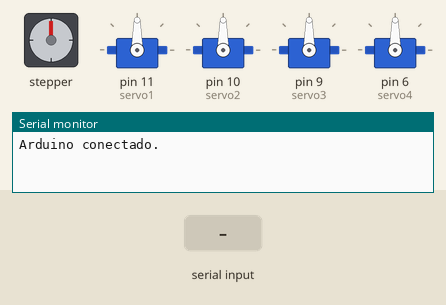
The sketch below on a simulated Arduino Uno, built with avr-gcc and run on an emulated ATmega328P. Shown: stepper motor, 4 × servo, the last lines printed to the serial monitor. Wiring (inferred from the names in the program): stepper motor driver (200 steps per turn assumed): step pin 3; direction pin 2. The test bench sets the inputs (shaded band).

Above: at 1.2 s.
1.3 s: "<90,45,200>" received over Serial
At 2.0 s:
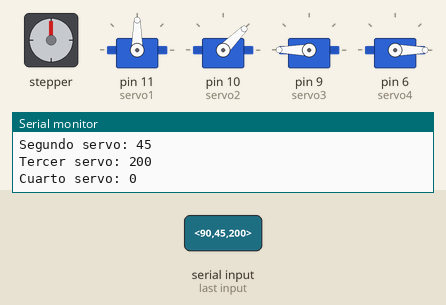
2.8 s: "<30,150,10>" received over Serial
At 3.1 s:
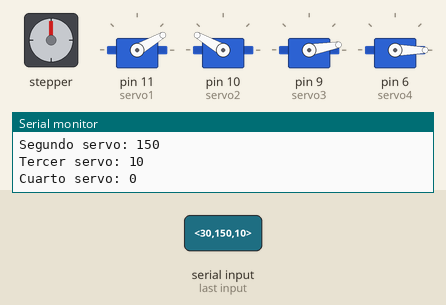
4.3 s: "<90,45>" received over Serial
At 5.5 s:
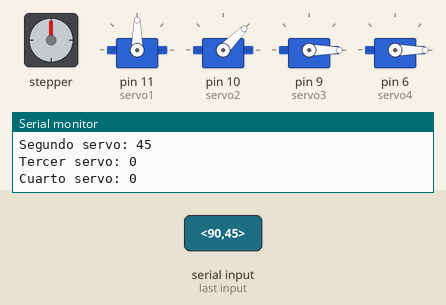
5.8 s: "<30,150,10,200>" received over Serial
At 6.7 s:
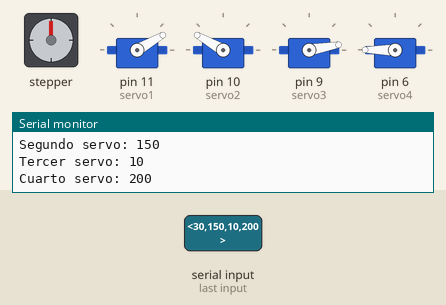
7.3 s: "<0>" received over Serial
At 7.8 s:
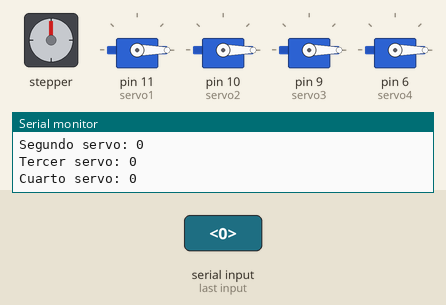
8.8 s: "<200>" received over Serial
At 10.1 s:
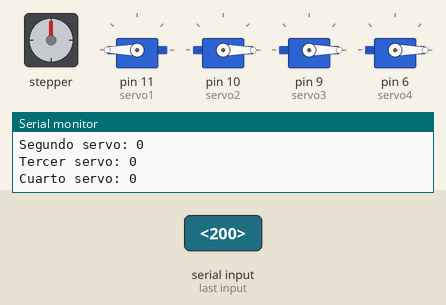
Timing chart, 0 to 11.3 s (numbered marks = the images above; inputs shaded):
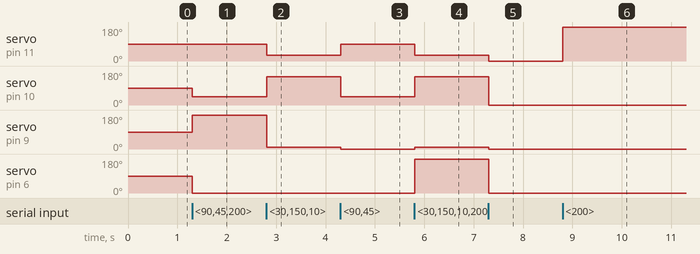

The sketch:

Motores.ino
```cpp
// Movimiento de los servos.

#include <Servo.h>
//#include <Stepper.h>

const byte longitud = 64;
char recibido [longitud];
char tempChars [longitud];

char inData;
char indice = 0;
static boolean recibiendo = false;
char inicio = '<';
char fin = '>';

int primerServo;  int primer_servo;
int segundoServo; int segundo_servo;
int tercerServo;  int tercer_servo;
int cuartoServo;  int cuarto_servo;
int negativo;
int previo = 0;
int moverse;
int pasos = 0;

#define dirPin 2
#define stepPin 3
#define boton 4

boolean datosNuevos = false;

Servo servo1;
Servo servo2;
Servo servo3;
Servo servo4;
//Stepper myStepper(pasos,2,3);

void setup() {
  // put your setup code here, to run once:
  pinMode(dirPin,OUTPUT);
  pinMode(stepPin,OUTPUT);
  pinMode(4, INPUT_PULLUP);
  //pinMode(4,OUTPUT);
  //pinMode(5,OUTPUT);
  servo1.attach(11, 1000, 2000);
  servo2.attach(10, 1000, 2000);
  servo3.attach(9, 1000, 2000);
  servo4.attach(6, 1000, 2000);
  //myStepper.setSpeed(60);
  Serial.begin(115200);
  Serial.println("Arduino conectado.");

}

void loop() {
  // put your main code here, to run repeatedly:
  recibirConMarcador();
  if (datosNuevos == true){
    strcpy(tempChars, recibido);
    separarDatos();
    datosNuevos = false;
    servoWrite();
    stepperWrite();
    showParsedData();
  }
  //Serial.println("Probando");
  Serial.flush();
  delay(10);
}

// ------------------ Recibir los datos y guardalos -----------------------

void recibirConMarcador(){

  while(Serial.available() > 0 && datosNuevos == false){
    inData = Serial.read();
    if (recibiendo == true){
      if (inData != fin){
        recibido[indice] = inData;
        indice++;
        if (indice > longitud){
          indice = longitud - 1;
        }
      }
       else{
        recibido[indice] = '\0';
        indice = 0;
        recibiendo = false;
        datosNuevos = true;
      }
    }
    else if (inData == inicio){
      recibiendo = true;
    }
  }
}

// ------------------------ Separar los datos en el arduino -------------------

void separarDatos(){
  char * token;

  token = strtok(recibido, ",");
  primerServo = atoi(token);

  token = strtok(NULL, ",");
  segundoServo = atoi(token);

  token = strtok(NULL, ",");
  tercerServo = atoi(token);

  token = strtok(NULL, ",");
  cuartoServo = atoi(token);

  token = strtok(NULL, ",");
  pasos = atoi(token);

  token = strtok(NULL, ",");
  negativo = atoi(token);
}

// ------------------ Mostrar datos en el monitor -------------------

void showParsedData() {
  Serial.print("Primer servo:  ");
  Serial.println(primerServo);
  Serial.print("Segundo servo: ");
  Serial.println(segundoServo);
  Serial.print("Tercer servo: ");
  Serial.println(tercerServo);
  Serial.print("Cuarto servo: ");
  Serial.println(cuartoServo);
}

// --------------------------- Escribir al stepper ------------------------------
// El step angle del NEMA 14 es de 1.8° (360°/200 pasos/rev)
void stepperWrite(){
  /*if (boton == LOW){
    pasos = 50;
    digitalWrite(DIR,HIGH);
    for (int i = 0; i < pasos ; i++){
      digitalWrite(STEP, HIGH);
      delayMicroseconds(1000);
      digitalWrite(STEP, LOW);
      delayMicroseconds(1000);
    }
    delay(10);
  }*/
  if (negativo == 0){
    if (pasos > previo){
      moverse = pasos - previo;
      digitalWrite(dirPin, HIGH);
      for (int i = 0; i < moverse ; i++){
        digitalWrite(stepPin, HIGH);
        delayMicroseconds(100);
        digitalWrite(stepPin,LOW);
        delayMicroseconds(100);
      }
    }
    else if (pasos < previo){
      moverse = previo - pasos;
      digitalWrite(dirPin,LOW);
      for (int i = 0; i < pasos ; i++){
        digitalWrite(stepPin,HIGH);
        delayMicroseconds(100);
        digitalWrite(stepPin,LOW);
        delayMicroseconds(100);
      }
    }
    else if (pasos == previo){

    }
    previo = pasos;
  }
    /*if (pasos > previo){
      pasos = pasos - previo;
      myStepper.step(pasos);
      previo = pasos;
    }
    else if (pasos < previo){
      pasos = previo - pasos;
      myStepper.step(-pasos);
      previo = pasos;
    }
  }*/
  else if (negativo == 1){
    if (pasos > previo){
      moverse = pasos - previo;
      digitalWrite(dirPin, LOW);
      for (int i = 0; i < pasos ; i++){
        digitalWrite(stepPin,HIGH);
        delayMicroseconds(100);
        digitalWrite(stepPin,LOW);
        delayMicroseconds(100);
      }
    }
    else if (pasos < previo){
      moverse = previo - pasos;
      digitalWrite(dirPin, HIGH);
      for (int i = 0; i < pasos ; i++){
        digitalWrite(stepPin,HIGH);
        delayMicroseconds(100);
        digitalWrite(stepPin,LOW);
        delayMicroseconds(100);
      }
    }
    else if (pasos == previo){

    }
    previo = pasos;
    /*if (pasos > previo){
      pasos = pasos - previo;
      myStepper.step(-pasos);
      previo = pasos;
    }
    else if (pasos < previo){
      pasos = previo - pasos;
      myStepper.step(pasos);
      previo = pasos;
    }*/
  }
  delay(10);
}


// ---------------------- Escribir datos al servo para moverlos -----------------

void servoWrite(){
  primer_servo = map(primerServo, -90, 90, 0, 180);
  servo1.write(primerServo);
  segundo_servo = map(segundoServo, 0, 180, 0, 180);
  servo2.write(segundoServo);
  tercer_servo = map(tercerServo, 0, 180, 0, 180);
  servo3.write(tercerServo);
  cuarto_servo = map(cuartoServo, 0, 180, 0, 180);
  servo4.write(cuartoServo);
}
```

Measured:
- after the input at 1.3 s, servo on pin 10 (servo2): 90° → 45° at once; servo on pin 9 (servo3): 90° → 180° at once; servo on pin 6 (servo4): 90° → 0° at once
- after the input at 2.8 s, servo on pin 11 (servo1): 90° → 30° at once; servo on pin 10 (servo2): 45° → 150° at once; servo on pin 9 (servo3): 180° → 10° at once
- after the input at 4.3 s, servo on pin 11 (servo1): 30° → 90° at once; servo on pin 10 (servo2): 150° → 45° at once; servo on pin 9 (servo3): 10° → 0° at once
- after the input at 5.8 s, servo on pin 11 (servo1): 90° → 30° at once; servo on pin 10 (servo2): 45° → 150° at once; servo on pin 9 (servo3): 0° → 10° at once; servo on pin 6 (servo4): 0° → 180° at once
- after the input at 7.3 s, servo on pin 11 (servo1): 30° → 0° at once; servo on pin 10 (servo2): 150° → 0° at once; servo on pin 9 (servo3): 10° → 0° at once; servo on pin 6 (servo4): 180° → 0° at once
- after the input at 8.8 s, servo on pin 11 (servo1): 0° → 180° at once
